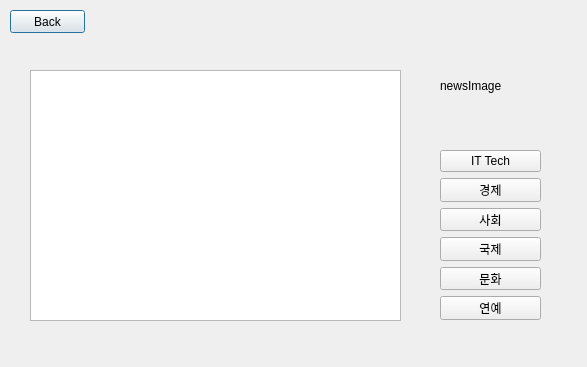
<?xml version="1.0" encoding="UTF-8"?>
<ui version="4.0">
 <class>Dialog</class>
 <widget class="QDialog" name="Dialog">
  <property name="geometry">
   <rect>
    <x>0</x>
    <y>0</y>
    <width>587</width>
    <height>367</height>
   </rect>
  </property>
  <property name="windowTitle">
   <string>Dialog</string>
  </property>
  <widget class="QPushButton" name="btn_back">
   <property name="geometry">
    <rect>
     <x>10</x>
     <y>10</y>
     <width>75</width>
     <height>23</height>
    </rect>
   </property>
   <property name="text">
    <string>Back</string>
   </property>
  </widget>
  <widget class="QListView" name="listView">
   <property name="geometry">
    <rect>
     <x>30</x>
     <y>70</y>
     <width>371</width>
     <height>251</height>
    </rect>
   </property>
  </widget>
  <widget class="QWidget" name="verticalLayoutWidget">
   <property name="geometry">
    <rect>
     <x>440</x>
     <y>150</y>
     <width>101</width>
     <height>170</height>
    </rect>
   </property>
   <layout class="QVBoxLayout" name="verticalLayout">
    <item>
     <widget class="QPushButton" name="btn_01_it">
      <property name="text">
       <string>IT Tech</string>
      </property>
     </widget>
    </item>
    <item>
     <widget class="QPushButton" name="btn_02_economics">
      <property name="text">
       <string>경제</string>
      </property>
     </widget>
    </item>
    <item>
     <widget class="QPushButton" name="btn_03_social">
      <property name="text">
       <string>사회</string>
      </property>
     </widget>
    </item>
    <item>
     <widget class="QPushButton" name="btn_04_international">
      <property name="text">
       <string>국제</string>
      </property>
     </widget>
    </item>
    <item>
     <widget class="QPushButton" name="btn_05_culture">
      <property name="text">
       <string>문화</string>
      </property>
     </widget>
    </item>
    <item>
     <widget class="QPushButton" name="btn_06_celebrity">
      <property name="text">
       <string>연예</string>
      </property>
     </widget>
    </item>
   </layout>
  </widget>
  <widget class="QLabel" name="label_newsImage">
   <property name="geometry">
    <rect>
     <x>440</x>
     <y>40</y>
     <width>111</width>
     <height>91</height>
    </rect>
   </property>
   <property name="text">
    <string>newsImage</string>
   </property>
  </widget>
 </widget>
 <resources/>
 <connections/>
</ui>
